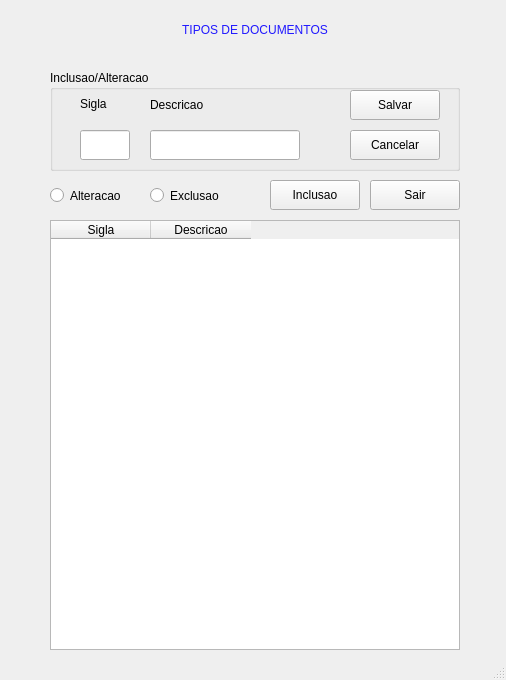
<?xml version="1.0" encoding="UTF-8"?>
<ui version="4.0">
 <class>MainWindow</class>
 <widget class="QMainWindow" name="MainWindow">
  <property name="geometry">
   <rect>
    <x>0</x>
    <y>0</y>
    <width>506</width>
    <height>680</height>
   </rect>
  </property>
  <property name="windowTitle">
   <string>MainWindow</string>
  </property>
  <property name="styleSheet">
   <string notr="true"/>
  </property>
  <widget class="QWidget" name="centralwidget">
   <widget class="QTableWidget" name="tableWidget">
    <property name="geometry">
     <rect>
      <x>50</x>
      <y>220</y>
      <width>410</width>
      <height>430</height>
     </rect>
    </property>
    <property name="styleSheet">
     <string notr="true"/>
    </property>
    <attribute name="horizontalHeaderVisible">
     <bool>true</bool>
    </attribute>
    <attribute name="horizontalHeaderCascadingSectionResizes">
     <bool>false</bool>
    </attribute>
    <attribute name="verticalHeaderCascadingSectionResizes">
     <bool>true</bool>
    </attribute>
    <column>
     <property name="text">
      <string>Sigla</string>
     </property>
    </column>
    <column>
     <property name="text">
      <string notr="true">Descricao</string>
     </property>
    </column>
   </widget>
   <widget class="QLabel" name="label">
    <property name="geometry">
     <rect>
      <x>50</x>
      <y>10</y>
      <width>410</width>
      <height>40</height>
     </rect>
    </property>
    <property name="styleSheet">
     <string notr="true">border-color: rgb(132, 168, 163);
color: rgb(33, 25, 255);
font: 87 16pt &quot;Arial Black&quot;;</string>
    </property>
    <property name="text">
     <string>TIPOS DE DOCUMENTOS</string>
    </property>
    <property name="alignment">
     <set>Qt::AlignCenter</set>
    </property>
   </widget>
   <widget class="QPushButton" name="bt_inclusao">
    <property name="geometry">
     <rect>
      <x>270</x>
      <y>180</y>
      <width>90</width>
      <height>30</height>
     </rect>
    </property>
    <property name="styleSheet">
     <string notr="true"/>
    </property>
    <property name="text">
     <string>Inclusao</string>
    </property>
   </widget>
   <widget class="QRadioButton" name="rb_alteracao">
    <property name="geometry">
     <rect>
      <x>50</x>
      <y>180</y>
      <width>90</width>
      <height>31</height>
     </rect>
    </property>
    <property name="styleSheet">
     <string notr="true"/>
    </property>
    <property name="text">
     <string>Alteracao</string>
    </property>
   </widget>
   <widget class="QPushButton" name="bt_sair">
    <property name="geometry">
     <rect>
      <x>370</x>
      <y>180</y>
      <width>90</width>
      <height>30</height>
     </rect>
    </property>
    <property name="styleSheet">
     <string notr="true"/>
    </property>
    <property name="text">
     <string>Sair</string>
    </property>
   </widget>
   <widget class="QRadioButton" name="rb_exclusao">
    <property name="geometry">
     <rect>
      <x>150</x>
      <y>180</y>
      <width>90</width>
      <height>31</height>
     </rect>
    </property>
    <property name="styleSheet">
     <string notr="true"/>
    </property>
    <property name="text">
     <string>Exclusao</string>
    </property>
   </widget>
   <widget class="QGroupBox" name="groupBox">
    <property name="geometry">
     <rect>
      <x>50</x>
      <y>70</y>
      <width>410</width>
      <height>101</height>
     </rect>
    </property>
    <property name="title">
     <string>Inclusao/Alteracao</string>
    </property>
    <widget class="QLabel" name="label_2">
     <property name="geometry">
      <rect>
       <x>30</x>
       <y>20</y>
       <width>50</width>
       <height>28</height>
      </rect>
     </property>
     <property name="styleSheet">
      <string notr="true"/>
     </property>
     <property name="text">
      <string>Sigla</string>
     </property>
    </widget>
    <widget class="QLineEdit" name="msigla">
     <property name="geometry">
      <rect>
       <x>30</x>
       <y>60</y>
       <width>50</width>
       <height>30</height>
      </rect>
     </property>
     <property name="styleSheet">
      <string notr="true"/>
     </property>
     <property name="maxLength">
      <number>2</number>
     </property>
    </widget>
    <widget class="QPushButton" name="bt_cancelar">
     <property name="geometry">
      <rect>
       <x>300</x>
       <y>60</y>
       <width>90</width>
       <height>30</height>
      </rect>
     </property>
     <property name="styleSheet">
      <string notr="true"/>
     </property>
     <property name="text">
      <string>Cancelar</string>
     </property>
    </widget>
    <widget class="QLineEdit" name="mdescricao">
     <property name="geometry">
      <rect>
       <x>100</x>
       <y>60</y>
       <width>150</width>
       <height>30</height>
      </rect>
     </property>
     <property name="styleSheet">
      <string notr="true"/>
     </property>
     <property name="maxLength">
      <number>15</number>
     </property>
    </widget>
    <widget class="QLabel" name="label_3">
     <property name="geometry">
      <rect>
       <x>100</x>
       <y>20</y>
       <width>150</width>
       <height>30</height>
      </rect>
     </property>
     <property name="styleSheet">
      <string notr="true"/>
     </property>
     <property name="text">
      <string>Descricao</string>
     </property>
    </widget>
    <widget class="QPushButton" name="bt_salvar">
     <property name="geometry">
      <rect>
       <x>300</x>
       <y>20</y>
       <width>90</width>
       <height>30</height>
      </rect>
     </property>
     <property name="styleSheet">
      <string notr="true"/>
     </property>
     <property name="text">
      <string>Salvar</string>
     </property>
    </widget>
   </widget>
  </widget>
  <widget class="QStatusBar" name="statusBar"/>
 </widget>
 <resources/>
 <connections/>
</ui>
